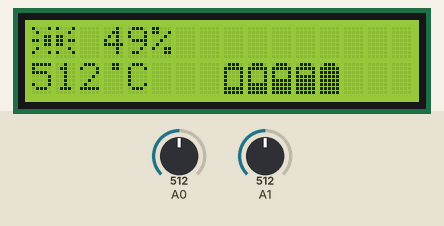
This sketch was run on a simulated Arduino Uno, built with avr-gcc and run on an emulated ATmega328P. On the bench: 16×2 character LCD. The test bench sets the inputs (shaded band); at power-on: A0 = 512, A1 = 512. What the sketch prints to the serial monitor is not drawn.

Above: at 1.2 s.
1.3 s: A0 set to 716
At 2.0 s:
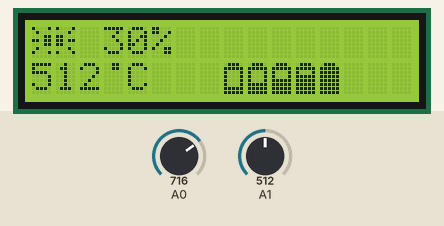
4.3 s: A1 set to 716
At 5.0 s:
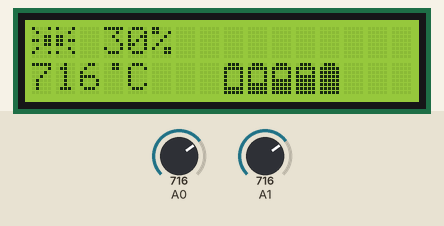
6.1 s: A0 set to 900
At 6.5 s:
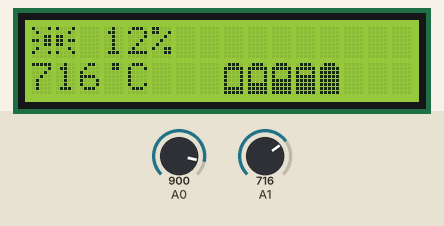
7.6 s: A1 set to 900
At 8.0 s:
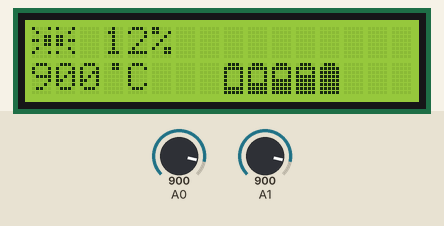
9.1 s: A0 set to 1023
At 9.6 s:
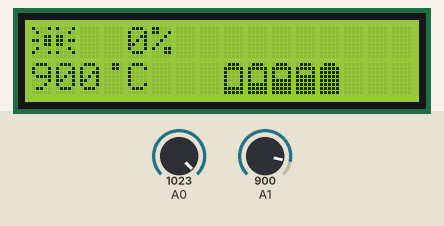
10.7 s: A1 set to 983
At 11.1 s:
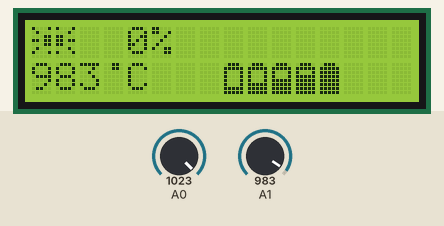
12.2 s: A1 set to 1008
Timing chart, 0 to 14.7 s (numbered marks = the images above; inputs shaded):
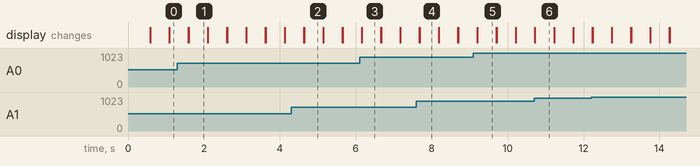

The sketch:

LCD_Ther_LDR.ino
```cpp
#include<LiquidCrystal.h>
LiquidCrystal lcd(12, 11, 5, 4, 3, 2);
// Make custom characters:
byte Degree[] = {
B00110,
B00110,
B00000,
B00000,
B00000,
B00000,
B00000,
B00000
};
/*byte Battery1[] = {
B01110,
B11111,
B10001,
B10001,
B10001,
B10001,
B10001,
B11111
};*/
byte Battery2[] = {
B01110,
B11111,
B10001,
B10001,
B10001,
B10001,
B11111,
B11111
};
byte Battery3[] = {
B01110,
B11111,
B10001,
B10001,
B10001,
B11111,
B11111,
B11111
};
byte Battery4[] = {
B01110,
B11111,
B10001,
B10001,
B11111,
B11111,
B11111,
B11111
};
byte Battery5[] = {
B01110,
B11111,
B10001,
B11111,
B11111,
B11111,
B11111,
B11111
};
byte Battery6[] = {
B01110,
B11111,
B11111,
B11111,
B11111,
B11111,
B11111,
B11111
};
byte Sun1[] = {
B10001,
B01000,
B00011,
B11011,
B00011,
B01000,
B10001,
B00000
};
byte Sun2[] = {
B10001,
B00010,
B11000,
B11011,
B11000,
B00010,
B10001,
B00000
};

void setup() {
  Serial.begin(9600);

// Specify the LCD's number of columns and rows:
  lcd.begin(16, 2);
  pinMode(A0, INPUT);

// Create a new characters:
lcd.createChar(0, Degree);/*
lcd.createChar(1, Battery1);*/
lcd.createChar(1, Battery2);
lcd.createChar(2, Battery3);
lcd.createChar(3, Battery4);
lcd.createChar(4, Battery5);
lcd.createChar(5, Battery6);
lcd.createChar(6, Sun1);
lcd.createChar(7, Sun2);

// Clears the LCD screen:
lcd.clear();
}


void loop() {


  //LDR
  Serial.print("Luminosidade: ");
  int value = analogRead(A0);
  value= map(value, 1023, 0, 0, 100);
  Serial.print(value);
  Serial.print("%");
  Serial.println();
  Serial.println();

  if(value<10){
  lcd.setCursor(4, 0);
  lcd.print(value);
  lcd.setCursor(5, 0);
  lcd.print("%");
  }else if(value<100 && value>9){
  lcd.setCursor(3, 0);
  lcd.print(value);
  lcd.setCursor(5, 0);
  lcd.print("%");
  }else if(value==100){
  lcd.setCursor(2, 0);
  lcd.print(value);
  lcd.setCursor(5, 0);
  lcd.print("%");
  }
  //pode demorar 10 milissegundos a estabilizar


  //Thermistor
  Serial.print("Temperatura: ");
  int VRT = analogRead(A1);
  Serial.print(VRT);
  Serial.print("ºC");
  Serial.println();
  Serial.println();
  Serial.println();

  if(VRT<10){

  lcd.setCursor(2, 1);
  lcd.print(VRT);

  }else if(VRT<100 && VRT>9){

  lcd.setCursor(1, 1);
  lcd.print(VRT);

  }else {

  lcd.setCursor(0, 1);
  lcd.print(VRT);
  }


  lcd.setCursor(4, 1);
  lcd.print("C");


  lcd.setCursor(3, 1);
  lcd.write(byte(0));

// Print all the custom characters:


lcd.setCursor(8, 1);
lcd.write(byte(1));

lcd.setCursor(9, 1);
lcd.write(byte(2));

lcd.setCursor(10, 1);
lcd.write(byte(3));

lcd.setCursor(11, 1);
lcd.write(byte(4));

lcd.setCursor(12, 1);
lcd.write(byte(5));

lcd.setCursor(0, 0);
lcd.write(byte(6));

lcd.setCursor(1, 0);
lcd.write(byte(7));

  delay(500);

  lcd.clear();
}
```

Measured:
- after the input at 1.3 s, the display: first differs from a run without the input after 0.30 s (image 1)
- after the input at 4.3 s, the display: first differs from a run without the input after 0.34 s (image 2)
- after the input at 6.1 s, the display: first differs from a run without the input after 0.06 s (image 3)
- after the input at 7.6 s, the display: first differs from a run without the input after 0.08 s (image 4)
- after the input at 9.1 s, the display: first differs from a run without the input after 0.10 s (image 5)
- after the input at 10.7 s, the display: first differs from a run without the input at once (image 6)
- what the display in image 1 shows lasts 0.5 s, from 1.6 s to 2.1 s
